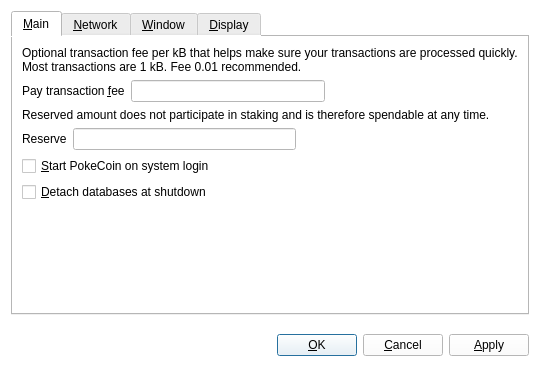
<?xml version="1.0" encoding="UTF-8"?>
<ui version="4.0">
 <class>OptionsDialog</class>
 <widget class="QDialog" name="OptionsDialog">
  <property name="geometry">
   <rect>
    <x>0</x>
    <y>0</y>
    <width>540</width>
    <height>380</height>
   </rect>
  </property>
  <property name="windowTitle">
   <string>Options</string>
  </property>
  <property name="styleSheet">
   <string notr="true">background-color: rgb(255, 255, 255);</string>
  </property>
  <property name="modal">
   <bool>true</bool>
  </property>
  <layout class="QVBoxLayout" name="verticalLayout">
   <item>
    <widget class="QTabWidget" name="tabWidget">
     <property name="tabPosition">
      <enum>QTabWidget::North</enum>
     </property>
     <property name="currentIndex">
      <number>0</number>
     </property>
     <widget class="QWidget" name="tabMain">
      <attribute name="title">
       <string>&amp;Main</string>
      </attribute>
      <layout class="QVBoxLayout" name="verticalLayout_Main">
       <item>
        <widget class="QLabel" name="transactionFeeInfoLabel">
         <property name="text">
          <string>Optional transaction fee per kB that helps make sure your transactions are processed quickly. Most transactions are 1 kB. Fee 0.01 recommended.</string>
         </property>
         <property name="textFormat">
          <enum>Qt::PlainText</enum>
         </property>
         <property name="wordWrap">
          <bool>true</bool>
         </property>
        </widget>
       </item>
       <item>
        <layout class="QHBoxLayout" name="horizontalLayoutFee">
         <item>
          <widget class="QLabel" name="transactionFeeLabel">
           <property name="text">
            <string>Pay transaction &amp;fee</string>
           </property>
           <property name="textFormat">
            <enum>Qt::PlainText</enum>
           </property>
           <property name="buddy">
            <cstring>transactionFee</cstring>
           </property>
          </widget>
         </item>
         <item>
          <widget class="BitcoinAmountField" name="transactionFee"/>
         </item>
         <item>
          <spacer name="horizontalSpacerFee">
           <property name="orientation">
            <enum>Qt::Horizontal</enum>
           </property>
           <property name="sizeHint" stdset="0">
            <size>
             <width>40</width>
             <height>20</height>
            </size>
           </property>
          </spacer>
         </item>
        </layout>
       </item>
       <item>
        <widget class="QLabel" name="reserveBalanceInfoLabel">
         <property name="text">
          <string>Reserved amount does not participate in staking and is therefore spendable at any time.</string>
         </property>
         <property name="textFormat">
          <enum>Qt::PlainText</enum>
         </property>
         <property name="wordWrap">
          <bool>true</bool>
         </property>
        </widget>
       </item>
       <item>
        <layout class="QHBoxLayout" name="horizontalLayoutReserveBalance">
         <item>
          <widget class="QLabel" name="reserveBalanceLabel">
           <property name="text">
            <string>Reserve</string>
           </property>
           <property name="textFormat">
            <enum>Qt::PlainText</enum>
           </property>
           <property name="buddy">
            <cstring>reserveBalance</cstring>
           </property>
          </widget>
         </item>
         <item>
          <widget class="BitcoinAmountField" name="reserveBalance"/>
         </item>
         <item>
          <spacer name="horizontalSpacerReserveBalance">
           <property name="orientation">
            <enum>Qt::Horizontal</enum>
           </property>
           <property name="sizeHint" stdset="0">
            <size>
             <width>40</width>
             <height>20</height>
            </size>
           </property>
          </spacer>
         </item>
        </layout>
       </item>
       <item>
        <widget class="QCheckBox" name="bitcoinAtStartup">
         <property name="toolTip">
          <string>Automatically start PokeCoin after logging in to the system.</string>
         </property>
         <property name="text">
          <string>&amp;Start PokeCoin on system login</string>
         </property>
        </widget>
       </item>
       <item>
        <widget class="QCheckBox" name="detachDatabases">
         <property name="toolTip">
          <string>Detach block and address databases at shutdown. This means they can be moved to another data directory, but it slows down shutdown. The wallet is always detached.</string>
         </property>
         <property name="text">
          <string>&amp;Detach databases at shutdown</string>
         </property>
        </widget>
       </item>
       <item>
        <spacer name="verticalSpacer_Main">
         <property name="orientation">
          <enum>Qt::Vertical</enum>
         </property>
         <property name="sizeHint" stdset="0">
          <size>
           <width>20</width>
           <height>40</height>
          </size>
         </property>
        </spacer>
       </item>
      </layout>
     </widget>
     <widget class="QWidget" name="tabNetwork">
      <attribute name="title">
       <string>&amp;Network</string>
      </attribute>
      <layout class="QVBoxLayout" name="verticalLayout_Network">
       <item>
        <widget class="QCheckBox" name="mapPortUpnp">
         <property name="toolTip">
          <string>Automatically open the PokeCoin client port on the router. This only works when your router supports UPnP and it is enabled.</string>
         </property>
         <property name="text">
          <string>Map port using &amp;UPnP</string>
         </property>
        </widget>
       </item>
       <item>
        <widget class="QCheckBox" name="connectSocks">
         <property name="toolTip">
          <string>Connect to the PokeCoin network through a SOCKS proxy (e.g. when connecting through Tor).</string>
         </property>
         <property name="text">
          <string>&amp;Connect through SOCKS proxy:</string>
         </property>
        </widget>
       </item>
       <item>
        <layout class="QHBoxLayout" name="horizontalLayout_Network">
         <item>
          <widget class="QLabel" name="proxyIpLabel">
           <property name="text">
            <string>Proxy &amp;IP:</string>
           </property>
           <property name="textFormat">
            <enum>Qt::PlainText</enum>
           </property>
           <property name="buddy">
            <cstring>proxyIp</cstring>
           </property>
          </widget>
         </item>
         <item>
          <widget class="QValidatedLineEdit" name="proxyIp">
           <property name="maximumSize">
            <size>
             <width>140</width>
             <height>16777215</height>
            </size>
           </property>
           <property name="toolTip">
            <string>IP address of the proxy (e.g. 127.0.0.1)</string>
           </property>
          </widget>
         </item>
         <item>
          <widget class="QLabel" name="proxyPortLabel">
           <property name="text">
            <string>&amp;Port:</string>
           </property>
           <property name="textFormat">
            <enum>Qt::PlainText</enum>
           </property>
           <property name="buddy">
            <cstring>proxyPort</cstring>
           </property>
          </widget>
         </item>
         <item>
          <widget class="QLineEdit" name="proxyPort">
           <property name="maximumSize">
            <size>
             <width>55</width>
             <height>16777215</height>
            </size>
           </property>
           <property name="toolTip">
            <string>Port of the proxy (e.g. 9050)</string>
           </property>
          </widget>
         </item>
         <item>
          <widget class="QLabel" name="socksVersionLabel">
           <property name="text">
            <string>SOCKS &amp;Version:</string>
           </property>
           <property name="textFormat">
            <enum>Qt::PlainText</enum>
           </property>
           <property name="buddy">
            <cstring>socksVersion</cstring>
           </property>
          </widget>
         </item>
         <item>
          <widget class="QValueComboBox" name="socksVersion">
           <property name="toolTip">
            <string>SOCKS version of the proxy (e.g. 5)</string>
           </property>
          </widget>
         </item>
         <item>
          <spacer name="horizontalSpacer_Network">
           <property name="orientation">
            <enum>Qt::Horizontal</enum>
           </property>
           <property name="sizeHint" stdset="0">
            <size>
             <width>40</width>
             <height>20</height>
            </size>
           </property>
          </spacer>
         </item>
        </layout>
       </item>
       <item>
        <spacer name="verticalSpacer_Network">
         <property name="orientation">
          <enum>Qt::Vertical</enum>
         </property>
         <property name="sizeHint" stdset="0">
          <size>
           <width>20</width>
           <height>40</height>
          </size>
         </property>
        </spacer>
       </item>
      </layout>
     </widget>
     <widget class="QWidget" name="tabWindow">
      <attribute name="title">
       <string>&amp;Window</string>
      </attribute>
      <layout class="QVBoxLayout" name="verticalLayout_Window">
       <item>
        <widget class="QCheckBox" name="minimizeToTray">
         <property name="toolTip">
          <string>Show only a tray icon after minimizing the window.</string>
         </property>
         <property name="text">
          <string>&amp;Minimize to the tray instead of the taskbar</string>
         </property>
        </widget>
       </item>
       <item>
        <widget class="QCheckBox" name="minimizeOnClose">
         <property name="toolTip">
          <string>Minimize instead of exit the application when the window is closed. When this option is enabled, the application will be closed only after selecting Quit in the menu.</string>
         </property>
         <property name="text">
          <string>M&amp;inimize on close</string>
         </property>
        </widget>
       </item>
       <item>
        <spacer name="verticalSpacer_Window">
         <property name="orientation">
          <enum>Qt::Vertical</enum>
         </property>
         <property name="sizeHint" stdset="0">
          <size>
           <width>20</width>
           <height>40</height>
          </size>
         </property>
        </spacer>
       </item>
      </layout>
     </widget>
     <widget class="QWidget" name="tabDisplay">
      <attribute name="title">
       <string>&amp;Display</string>
      </attribute>
      <layout class="QVBoxLayout" name="verticalLayout_Display">
       <item>
        <layout class="QHBoxLayout" name="horizontalLayout_1_Display">
         <item>
          <widget class="QLabel" name="langLabel">
           <property name="text">
            <string>User Interface &amp;language:</string>
           </property>
           <property name="textFormat">
            <enum>Qt::PlainText</enum>
           </property>
           <property name="buddy">
            <cstring>lang</cstring>
           </property>
          </widget>
         </item>
         <item>
          <widget class="QValueComboBox" name="lang">
           <property name="toolTip">
            <string>The user interface language can be set here. This setting will take effect after restarting PokeCoin.</string>
           </property>
          </widget>
         </item>
        </layout>
       </item>
       <item>
        <layout class="QHBoxLayout" name="horizontalLayout_2_Display">
         <item>
          <widget class="QLabel" name="unitLabel">
           <property name="text">
            <string>&amp;Unit to show amounts in:</string>
           </property>
           <property name="textFormat">
            <enum>Qt::PlainText</enum>
           </property>
           <property name="buddy">
            <cstring>unit</cstring>
           </property>
          </widget>
         </item>
         <item>
          <widget class="QValueComboBox" name="unit">
           <property name="toolTip">
            <string>Choose the default subdivision unit to show in the interface and when sending coins.</string>
           </property>
          </widget>
         </item>
        </layout>
       </item>
       <item>
        <widget class="QCheckBox" name="displayAddresses">
         <property name="toolTip">
          <string>Whether to show PokeCoin addresses in the transaction list or not.</string>
         </property>
         <property name="text">
          <string>&amp;Display addresses in transaction list</string>
         </property>
        </widget>
       </item>
       <item>
        <widget class="QCheckBox" name="coinControlFeatures">
         <property name="toolTip">
          <string>Whether to show coin control features or not.</string>
         </property>
         <property name="text">
          <string>Display coin &amp;control features (experts only!)</string>
         </property>
        </widget>
       </item>
       <item>
        <spacer name="verticalSpacer_Display">
         <property name="orientation">
          <enum>Qt::Vertical</enum>
         </property>
         <property name="sizeHint" stdset="0">
          <size>
           <width>20</width>
           <height>40</height>
          </size>
         </property>
        </spacer>
       </item>
      </layout>
     </widget>
    </widget>
   </item>
   <item>
    <layout class="QHBoxLayout" name="horizontalLayout_Buttons">
     <item>
      <spacer name="horizontalSpacer_1">
       <property name="orientation">
        <enum>Qt::Horizontal</enum>
       </property>
       <property name="sizeHint" stdset="0">
        <size>
         <width>40</width>
         <height>48</height>
        </size>
       </property>
      </spacer>
     </item>
     <item>
      <widget class="QLabel" name="statusLabel">
       <property name="font">
        <font>
         <weight>75</weight>
         <bold>true</bold>
        </font>
       </property>
       <property name="text">
        <string/>
       </property>
       <property name="textFormat">
        <enum>Qt::PlainText</enum>
       </property>
       <property name="wordWrap">
        <bool>true</bool>
       </property>
      </widget>
     </item>
     <item>
      <spacer name="horizontalSpacer_2">
       <property name="orientation">
        <enum>Qt::Horizontal</enum>
       </property>
       <property name="sizeHint" stdset="0">
        <size>
         <width>40</width>
         <height>48</height>
        </size>
       </property>
      </spacer>
     </item>
     <item>
      <widget class="QPushButton" name="okButton">
       <property name="text">
        <string>&amp;OK</string>
       </property>
      </widget>
     </item>
     <item>
      <widget class="QPushButton" name="cancelButton">
       <property name="text">
        <string>&amp;Cancel</string>
       </property>
       <property name="autoDefault">
        <bool>false</bool>
       </property>
      </widget>
     </item>
     <item>
      <widget class="QPushButton" name="applyButton">
       <property name="text">
        <string>&amp;Apply</string>
       </property>
       <property name="autoDefault">
        <bool>false</bool>
       </property>
      </widget>
     </item>
    </layout>
   </item>
  </layout>
 </widget>
 <customwidgets>
  <customwidget>
   <class>QValidatedLineEdit</class>
   <extends>QLineEdit</extends>
   <header>qvalidatedlineedit.h</header>
  </customwidget>
  <customwidget>
   <class>BitcoinAmountField</class>
   <extends>QLineEdit</extends>
   <header>bitcoinamountfield.h</header>
   <container>1</container>
  </customwidget>
  <customwidget>
   <class>QValueComboBox</class>
   <extends>QComboBox</extends>
   <header>qvaluecombobox.h</header>
  </customwidget>
 </customwidgets>
 <resources/>
 <connections/>
</ui>
